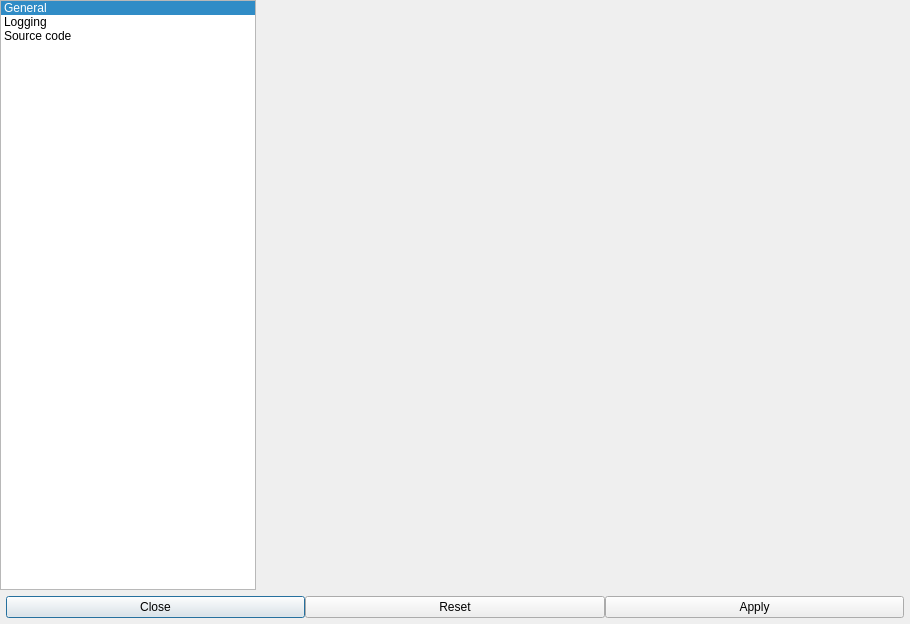
<?xml version="1.0" encoding="UTF-8"?>
<ui version="4.0">
 <class>SettingsDialog</class>
 <widget class="QDialog" name="SettingsDialog">
  <property name="windowModality">
   <enum>Qt::NonModal</enum>
  </property>
  <property name="geometry">
   <rect>
    <x>0</x>
    <y>0</y>
    <width>910</width>
    <height>624</height>
   </rect>
  </property>
  <property name="sizePolicy">
   <sizepolicy hsizetype="Preferred" vsizetype="Preferred">
    <horstretch>0</horstretch>
    <verstretch>0</verstretch>
   </sizepolicy>
  </property>
  <property name="minimumSize">
   <size>
    <width>0</width>
    <height>0</height>
   </size>
  </property>
  <property name="cursor">
   <cursorShape>ArrowCursor</cursorShape>
  </property>
  <property name="contextMenuPolicy">
   <enum>Qt::NoContextMenu</enum>
  </property>
  <property name="windowTitle">
   <string>Dialog</string>
  </property>
  <property name="sizeGripEnabled">
   <bool>false</bool>
  </property>
  <property name="modal">
   <bool>true</bool>
  </property>
  <layout class="QVBoxLayout" name="mainLayout" stretch="1,0">
   <property name="spacing">
    <number>0</number>
   </property>
   <property name="sizeConstraint">
    <enum>QLayout::SetDefaultConstraint</enum>
   </property>
   <property name="leftMargin">
    <number>0</number>
   </property>
   <property name="topMargin">
    <number>0</number>
   </property>
   <property name="rightMargin">
    <number>0</number>
   </property>
   <property name="bottomMargin">
    <number>0</number>
   </property>
   <item>
    <layout class="QHBoxLayout" name="settingsLayout" stretch="0,1">
     <property name="spacing">
      <number>0</number>
     </property>
     <property name="sizeConstraint">
      <enum>QLayout::SetDefaultConstraint</enum>
     </property>
     <item>
      <widget class="QListWidget" name="settingsView">
       <property name="sizePolicy">
        <sizepolicy hsizetype="Preferred" vsizetype="Expanding">
         <horstretch>0</horstretch>
         <verstretch>0</verstretch>
        </sizepolicy>
       </property>
       <property name="currentRow">
        <number>0</number>
       </property>
       <item>
        <property name="text">
         <string>General</string>
        </property>
       </item>
       <item>
        <property name="text">
         <string>Logging</string>
        </property>
       </item>
       <item>
        <property name="text">
         <string>Source code </string>
        </property>
       </item>
      </widget>
     </item>
     <item>
      <widget class="QStackedWidget" name="settingsWidget">
       <property name="sizePolicy">
        <sizepolicy hsizetype="Preferred" vsizetype="Preferred">
         <horstretch>0</horstretch>
         <verstretch>0</verstretch>
        </sizepolicy>
       </property>
       <property name="minimumSize">
        <size>
         <width>0</width>
         <height>0</height>
        </size>
       </property>
       <property name="currentIndex">
        <number>-1</number>
       </property>
      </widget>
     </item>
    </layout>
   </item>
   <item>
    <layout class="QHBoxLayout" name="buttonsLayout" stretch="0,0,0">
     <property name="sizeConstraint">
      <enum>QLayout::SetDefaultConstraint</enum>
     </property>
     <property name="leftMargin">
      <number>6</number>
     </property>
     <property name="topMargin">
      <number>6</number>
     </property>
     <property name="rightMargin">
      <number>6</number>
     </property>
     <property name="bottomMargin">
      <number>6</number>
     </property>
     <item>
      <widget class="QPushButton" name="cancelButton">
       <property name="sizePolicy">
        <sizepolicy hsizetype="Preferred" vsizetype="Fixed">
         <horstretch>0</horstretch>
         <verstretch>0</verstretch>
        </sizepolicy>
       </property>
       <property name="text">
        <string>Close</string>
       </property>
      </widget>
     </item>
     <item>
      <widget class="QPushButton" name="resetButton">
       <property name="sizePolicy">
        <sizepolicy hsizetype="Preferred" vsizetype="Fixed">
         <horstretch>0</horstretch>
         <verstretch>0</verstretch>
        </sizepolicy>
       </property>
       <property name="text">
        <string>Reset</string>
       </property>
      </widget>
     </item>
     <item>
      <widget class="QPushButton" name="applyButton">
       <property name="sizePolicy">
        <sizepolicy hsizetype="Preferred" vsizetype="Fixed">
         <horstretch>0</horstretch>
         <verstretch>0</verstretch>
        </sizepolicy>
       </property>
       <property name="text">
        <string>Apply</string>
       </property>
      </widget>
     </item>
    </layout>
   </item>
  </layout>
 </widget>
 <resources/>
 <connections/>
</ui>
